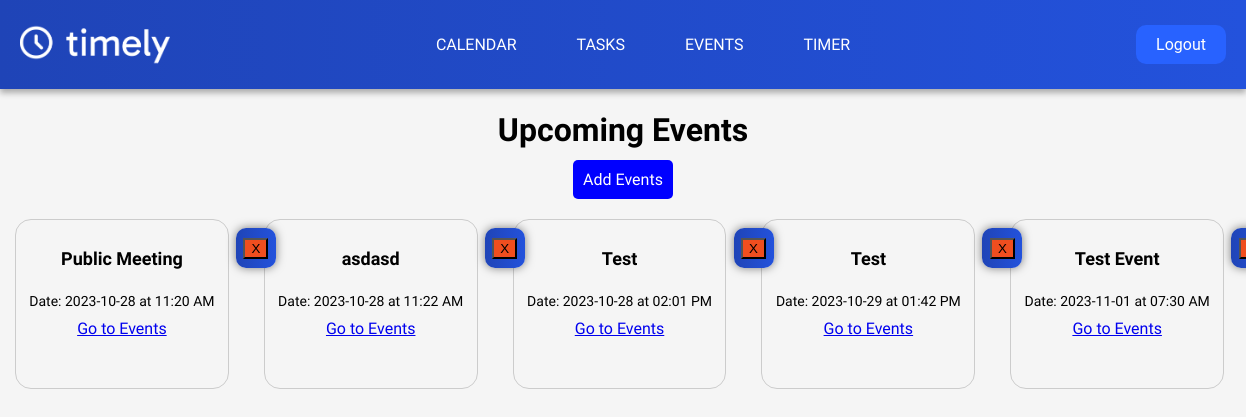
The page /events (signed in) on the database its author committed.
### app.py (models this page shows, shortened)
class Event(db.Model):
    id = db.Column(db.Integer, primary_key=True)
    event_name = db.Column(db.String(255), nullable=False)
    description = db.Column(db.String(255))
    event_date = db.Column(db.Date, nullable=False)
    event_time = db.Column(db.Time, nullable=False)
    link = db.Column(db.String(255))
    user_id = db.Column(db.Integer, db.ForeignKey('user.id'), nullable=False)

### app.py (the view)
@app.route('/events')
def events():
    events = Event.query.filter_by(user_id=current_user.id).order_by(Event.event_date.asc(), Event.event_time.asc()).all()
    return render_template('events.html', events=events)

### app.py (called while the page is built)
@login_manager.user_loader
def load_user(user_id):
    return User.query.get(int(user_id))

### templates/events.html (shortened to what this page needs)
<!DOCTYPE html>
<html lang="en">
<head>
    <link rel="stylesheet" href="{{ url_for('static', filename='dashboard.css') }}">
    <link rel="stylesheet" href="{{ url_for('static', filename='events.css') }}">
</head>
<body>
    <header class="header">
        <nav class="logo-container">
            <a href="{{ url_for('dashboard') }}">
                <img src="{{ url_for('static', filename='timely-alternative.png') }}" alt="Your Logo" class="logo" width="150" height="auto">
            </a>
        </nav>
        <nav class="nav-links">
            <a href="{{ url_for('calendar') }}">Calendar</a>
            <a href="{{ url_for('tasks') }}">Tasks</a>
            <a href="{{ url_for('events') }}">Events</a>
            <a href="{{ url_for('timer') }}">Timer</a>
        </nav>
        <div class="logout-container">
            <a href="{{ url_for('logout') }}" class="rounded-button">Logout</a>
        </div>
    </header>
    {% block content %}
        <h1>Upcoming Events</h1>
        <a href="{{ url_for('create_event') }}" class="add-event-btn">Add Events</a>
        <div class="event-cards">
            {% for event in events %}
            <div class="event-card">
                <h3>{{ event.event_name }}</h3>
                <p>Date: {{ event.event_date }}{% if event.event_time %} at {{ event.event_time.strftime('%I:%M %p')}}{% endif %}</p>
                {% if event.link %}
                <a href="{{ event.link }}" class="go-to-events-btn" target="_blank">Go to Events</a>
                {% endif %}
                <form action="{{ url_for('delete_event', event_id=event.id) }}" method="POST" class="event-delete-form">
                  <button type="submit" class="delete-event-btn" onclick="return confirm('Are you sure you want to delete this event?')">X</button>
                </form>
              </div>
            {% endfor %}
        </div>
    {% endblock %}
</body>
</html>

### static/dashboard.css (style rules this page uses)
body { margin: 0; padding: 0; background-color: #f5f5f5; font-family: 'Gabarito', sans-serif; text-align: center; }
.header { background: linear-gradient(to right, #1f44b7, #2352dc); padding: 0px 0; display: flex; justify-content: space-between; align-items: center; box-shadow: 0px 4px 6px rgba(0, 0, 0, 0.3); }
.logo-container { display: flex; align-items: center; margin-left: 20px; }
.logo { width: 150px; height: auto; }
.logout-container { display: flex; align-items: center; margin-right: 20px; }
.rounded-button { display: inline-block; padding: 10px 20px; border-radius: 10px; background-color: #2862ff; color: #ffffff; text-decoration: none; font-family: "Roboto", sans-serif; transition: background-color 0.3s, color 0.3s; }
.nav-links { display: flex; justify-content: space-between; align-items: center; margin-right: 20px; }
.nav-links a { font: "Gabarito", sans-serif; text-decoration: none; color: #fff; text-transform: uppercase; padding: 10px 20px; border-radius: 5px; transition: background-color 0.3s, color 0.3s; margin: 0 10px; }
form { display: flex; flex-direction: column; align-items: center; justify-content: center; height: 60vh; text-align: center; width: 150%; max-width: 500px; padding: 20px; margin: 0 auto; background: linear-gradient(to right, #1f44b7, #2352dc); border-radius: 10px; box-shadow: 0px 0px 10px rgba(0, 0, 0, 0.5); }

### static/events.css (style rules this page uses)
.event-cards { display: flex; flex-wrap: wrap; gap: 20px; flex-direction: row; }
.event-card { width: calc(17% - 20px); border: 1px solid #ccc; padding: 10px; margin-left: 15px; margin-top: 30px; margin-inline-start: 15px; background-color: #f5f5f5; border-radius: 16px; display: flex; flex-direction: column; }
.event-card h3 { font-size: 18px; margin-bottom: 10px; }
.event-card p { font-size: 14px; flex-grow: 1; margin-bottom: 10px; }
.delete-event-btn { background-color: #f04e1f; }
.event-delete-form { position: relative; top: -110px; right: -134px; background-color: transparent; border: none; width: 0px; height: 0px; font-size: 16px; cursor: pointer; display: flex; align-items: center; justify-content: center; transition: background-color 0.3s, transform 0.2s ease-in-out; outline: none; }
.add-event-btn { background-color: blue; border: none; border-radius: 5px; color: white; cursor: pointer; font-size: 16px; padding: 10px; text-decoration: none; transition: background-color 0.3s, transform 0.2s ease-in-out; }

### rows shown on the page
Event: event_name "Public Meeting", event_date "2023-10-28", event_time "11:20 AM"
Event: event_name "asdasd", event_date "2023-10-28", event_time "11:22 AM"
Event: event_name "Test", event_date "2023-10-28", event_time "02:01 PM"
Event: event_name "Test", event_date "2023-10-29", event_time "01:42 PM"
Event: event_name "Test Event", event_date "2023-11-01", event_time "07:30 AM"
